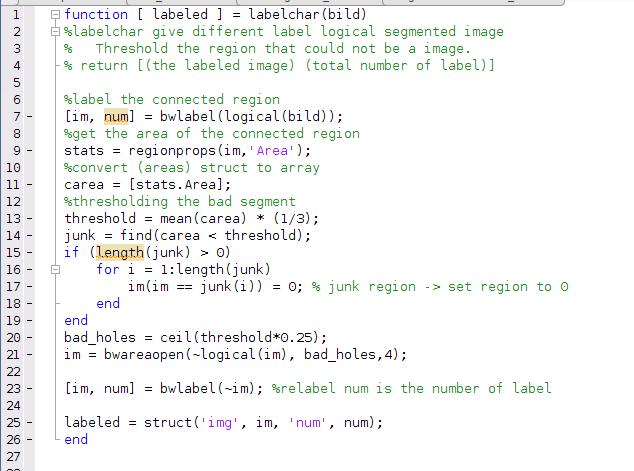
%> input picture matlab/q4c1.png, 634 x 471 px
$ octave --eval "result = im2segment_2(rgb2gray(imread('q4c1.png')));"   (GNU Octave 9; MATLAB toolbox functions it lacks are replaced by stand-ins)
%> lines starting %> are read from the running program, lines starting %| are printed output that depends on the picture; in (x1, y1, x2, y2) boxes, pixels count from 0 and x2, y2 are one past the last pixel; in counts of white or black regions, pixels touching at a corner belong together; the program's own positions count from 1
### matlab/labelchar.m
function [ labeled ] = labelchar(bild)
%labelchar give different label logical segmented image
%   Threshold the region that could not be a image.
% return [(the labeled image) (total number of label)]

%label the connected region
[im, num] = bwlabel(logical(bild));
%get the area of the connected region
stats = regionprops(im,'Area');
%convert (areas) struct to array
carea = [stats.Area];
%thresholding the bad segment
threshold = mean(carea) * (1/3);
junk = find(carea < threshold);
if (length(junk) > 0)
    for i = 1:length(junk)
        im(im == junk(i)) = 0; % junk region -> set region to 0
    end
end
bad_holes = ceil(threshold*0.25);
im = bwareaopen(~logical(im), bad_holes,4);

[im, num] = bwlabel(~im); %relabel num is the number of label

labeled = struct('img', im, 'num', num);
end

### matlab/im2segment_2.m
function [ S ] = im2segment_2(im)
%UNTITLED2 Summary of this function goes here
%   Detailed explanation goes here
old = im;
origin_m = mean(im(:));
mcolor =  origin_m * (3/4);
im(im < mcolor) = 1;
im(im >= mcolor) = 0;
im = im*255;


%labeled the image, and threshold wrong labels
bwl = labelchar(im);
im = bwl.img;
num = bwl.num;

for kk = 1:num
    temp = im;
    temp(temp ~= kk) = 0;
    temp(temp == kk) = 255;

    S{kk} = temp;
end

end
%> in im2segment_2, `old = im;`:
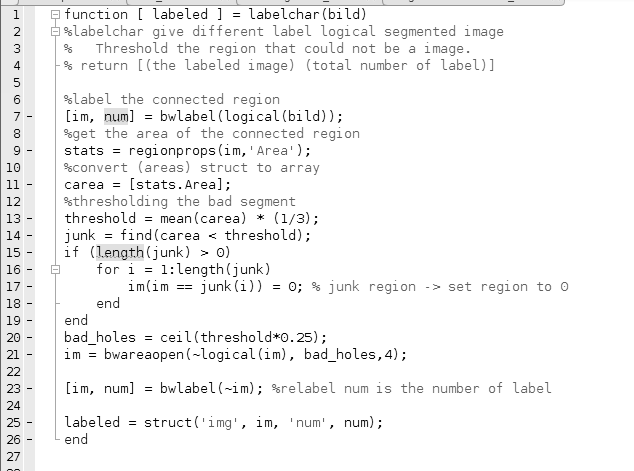
%> old: size 471x634 uint8; min 0, max 255, mean 244.6
%> in im2segment_2, `origin_m = mean(im(:));`: origin_m = 244.6
%> in im2segment_2, `mcolor =  origin_m * (3/4);`: mcolor = 183.5
%> in im2segment_2, `im(im >= mcolor) = 0;`:
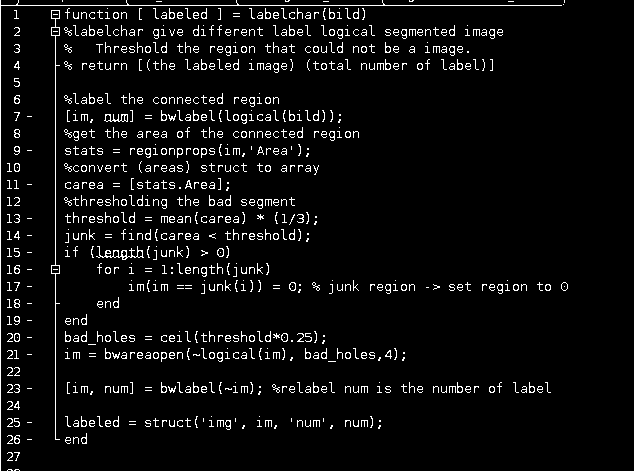
%> im: size 471x634 uint8; values 0 (black) and 1 (white), 5% white in thin lines or dots, all inside (x1, y1, x2, y2) = (0, 0, 568, 471)
%> in labelchar, `[im, num] = bwlabel(logical(bild));`:
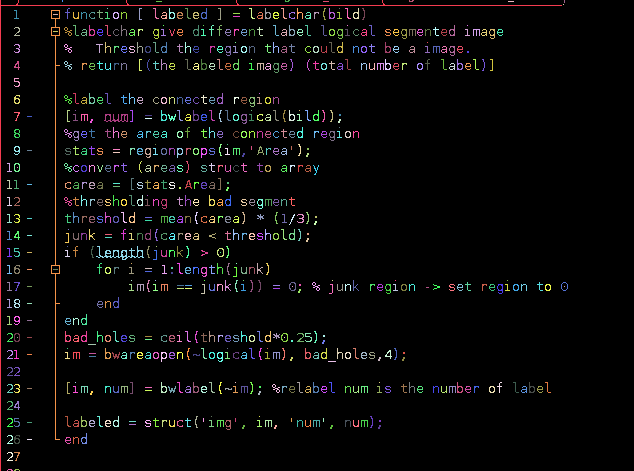
%> im: size 471x634 double; 797 distinct labels, from 0 to 796; one colour per label, 0 black
%> in labelchar, `[im, num] = bwlabel(logical(bild));`: num = 796
%> in labelchar, `stats = regionprops(im,'Area');`: stats = 796 regions; largest, Area: 1056, 511, 175, 85, 31
%> in labelchar, `carea = [stats.Area];`: carea = 796 values, max 1056 at index 1, min 1 at index 49, mean 18.88
%> in labelchar, `threshold = mean(carea) * (1/3);`: threshold = 6.29
%> in labelchar, `junk = find(carea < threshold);`: junk = 91 values from 49 to 796
%> the loop in labelchar, `for i = 1:length(junk)` made 91 passes
%> after the loop in labelchar, `for i = 1:length(junk)`:
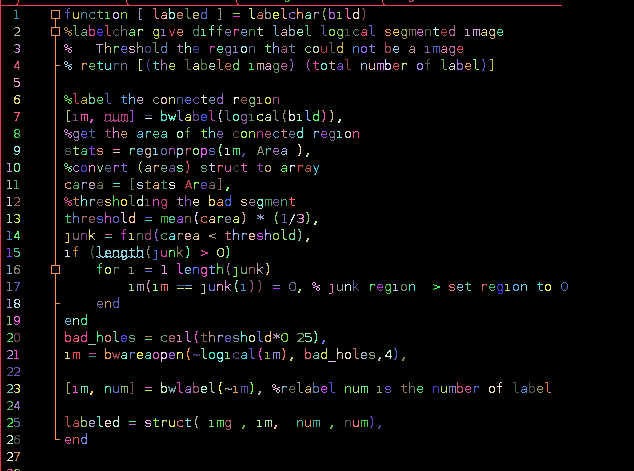
%> im: size 471x634 double; 706 distinct labels, from 0 to 793; one colour per label, 0 black
%> in labelchar, `bad_holes = ceil(threshold*0.25);`: bad_holes = 2
%> in labelchar, `im = bwareaopen(~logical(im), bad_holes,4);`:
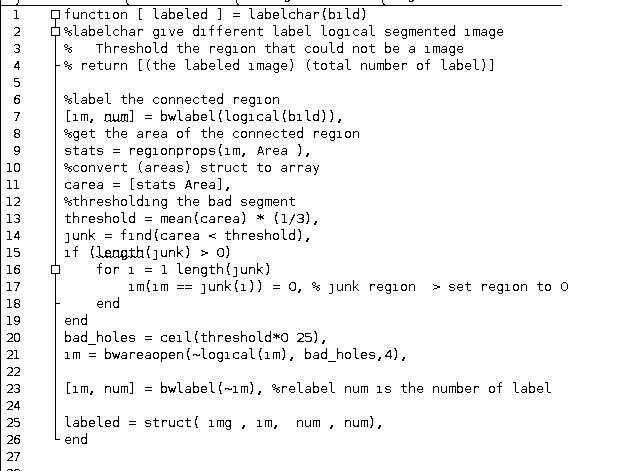
%> im: size 471x634 logical; 95.1% white; black in thin lines or dots, all inside (x1, y1, x2, y2) = (0, 0, 568, 471)
%> in labelchar, `[im, num] = bwlabel(~im);`:
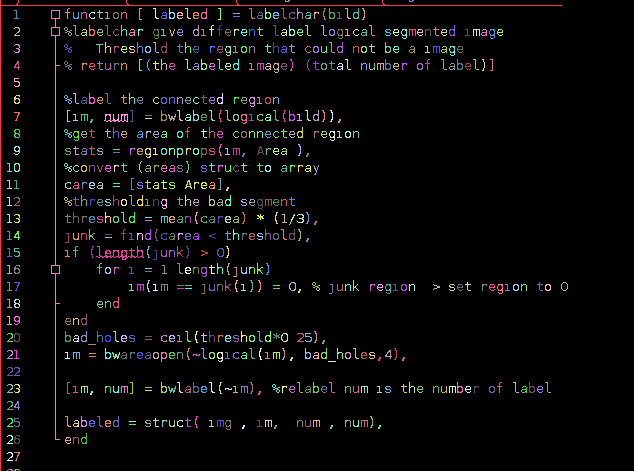
%> im: size 471x634 double; 706 distinct labels, from 0 to 705; one colour per label, 0 black
%> in labelchar, `[im, num] = bwlabel(~im);`: num = 705
%> in labelchar, `labeled = struct('img', im, 'num', num);`: labeled = {num 705}
%> in im2segment_2, `num = bwl.num;`: num = 705
%> after the loop in im2segment_2, `for kk = 1:num`:
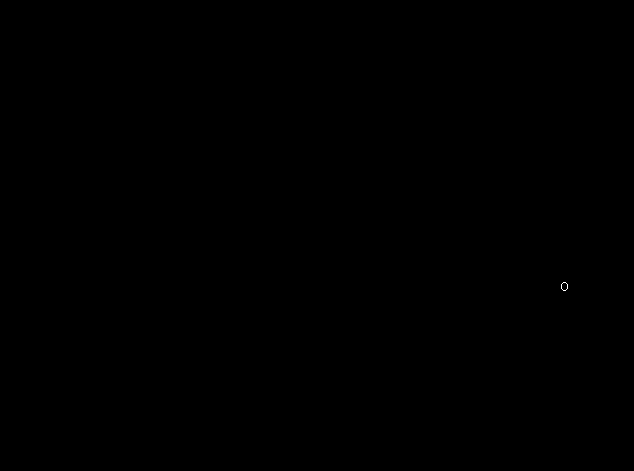
%> temp: size 471x634 double; 0.01% white in thin lines or dots, all inside (x1, y1, x2, y2) = (561, 282, 568, 291)
%> after the loop in im2segment_2, `for kk = 1:num`: S = 705 items

$ run again, on matlab/q4c3.png
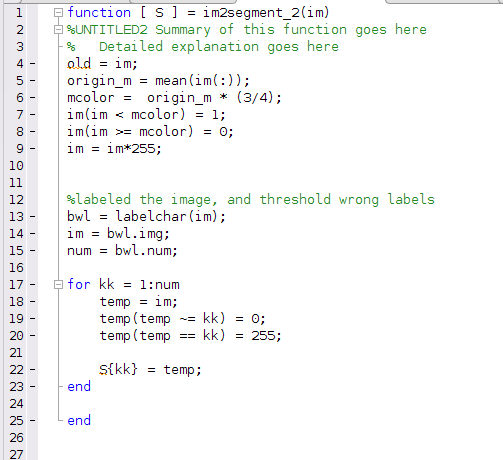
%> input picture matlab/q4c3.png, 503 x 460 px
%> origin_m = 246.5
%> mcolor = 184.9
%> in labelchar, `[im, num] = bwlabel(logical(bild));`: num = 470
%> stats = 470 regions; largest, Area: 494, 239, 123, 84, 43
%> carea = 470 values, max 494 at index 65, min 1 at index 47, mean 18.07
%> threshold = 6.02
%> junk = 70 values from 47 to 449
%> the loop in labelchar, `for i = 1:length(junk)` made 70 passes
%> after the loop in labelchar, `for i = 1:length(junk)`:
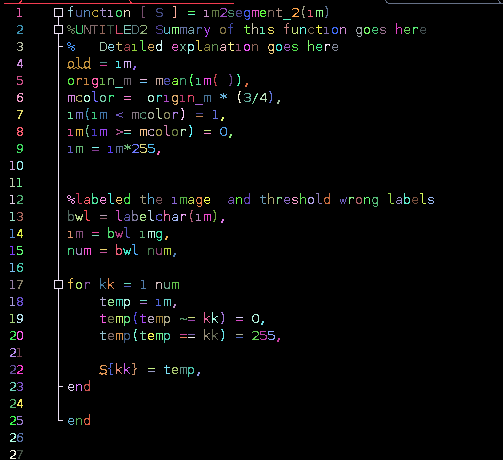
%> im: size 460x503 double; 401 distinct labels, from 0 to 470; one colour per label, 0 black
%> bad_holes = 2
%> in labelchar, `[im, num] = bwlabel(~im);`:
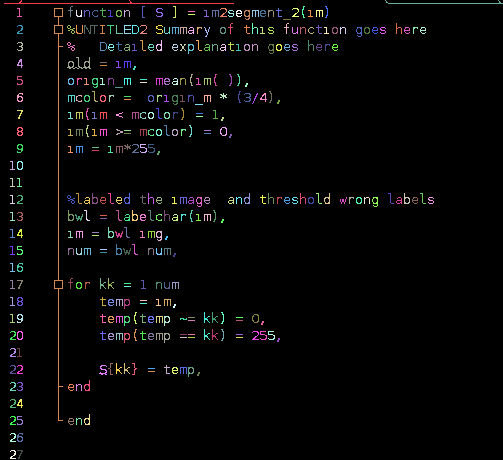
%> im: size 460x503 double; 401 distinct labels, from 0 to 400; one colour per label, 0 black
%> in labelchar, `[im, num] = bwlabel(~im);`: num = 400
%> labeled = {num 400}
%> in im2segment_2, `num = bwl.num;`: num = 400
%> after the loop in im2segment_2, `for kk = 1:num`: S = 400 items

$ run again, on matlab/q4c4.png
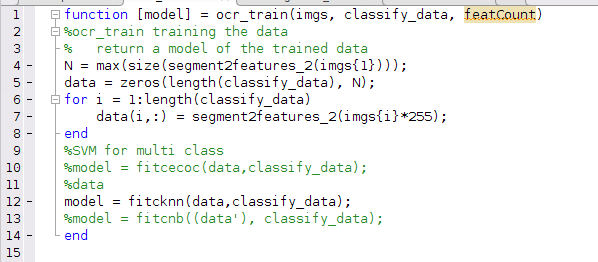
%> input picture matlab/q4c4.png, 598 x 262 px
%> origin_m = 243
%> mcolor = 182.3
%> in labelchar, `[im, num] = bwlabel(logical(bild));`: num = 463
%> stats = 463 regions; largest, Area: 383, 307, 249, 126, 32
%> carea = 463 values, max 383 at index 277, min 1 at index 23, mean 18.62
%> threshold = 6.21
%> junk = 54 values from 23 to 460
%> the loop in labelchar, `for i = 1:length(junk)` made 54 passes
%> after the loop in labelchar, `for i = 1:length(junk)`:
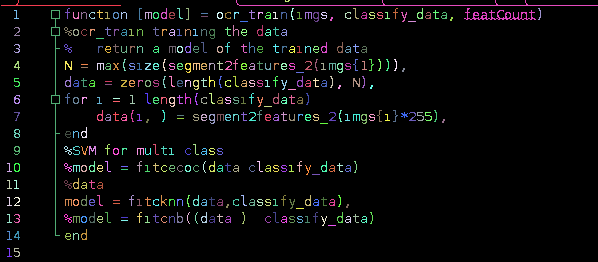
%> im: size 262x598 double; 410 distinct labels, from 0 to 463; one colour per label, 0 black
%> bad_holes = 2
%> in labelchar, `[im, num] = bwlabel(~im);`:
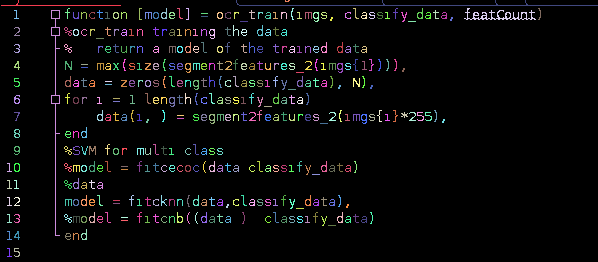
%> im: size 262x598 double; 410 distinct labels, from 0 to 409; one colour per label, 0 black
%> in labelchar, `[im, num] = bwlabel(~im);`: num = 409
%> labeled = {num 409}
%> in im2segment_2, `num = bwl.num;`: num = 409
%> after the loop in im2segment_2, `for kk = 1:num`: S = 409 items
